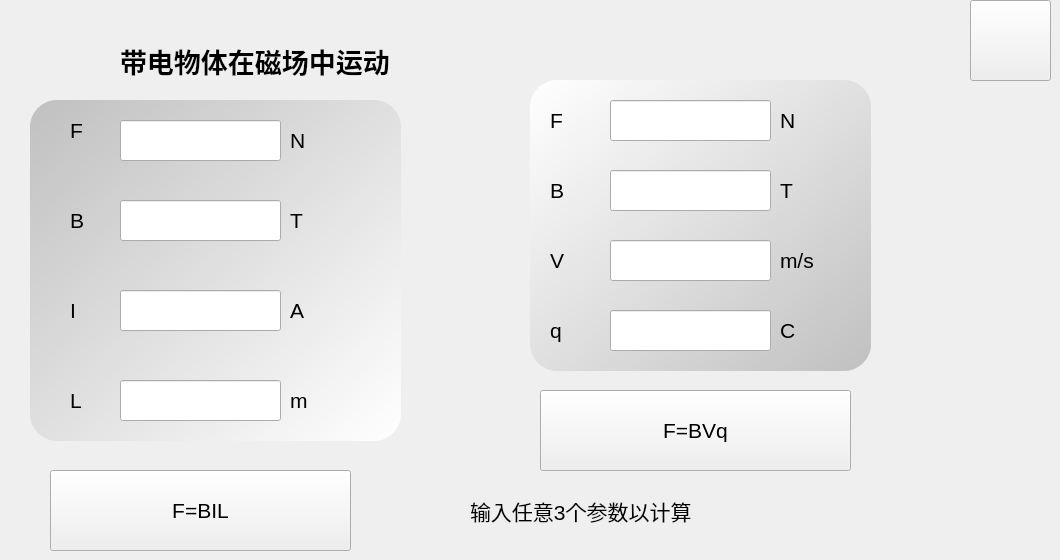
    <widget class="QWidget" name="magnetic">
     <widget class="QPushButton" name="magnetic_rt">
      <property name="geometry">
       <rect>
        <x>970</x>
        <y>0</y>
        <width>81</width>
        <height>81</height>
       </rect>
      </property>
      <property name="styleSheet">
       <string notr="true">QPushButton {
  background-image: url(D:/caculator/cal/rt.png);
}</string>
      </property>
      <property name="text">
       <string/>
      </property>
     </widget>
     <widget class="QLineEdit" name="magnetic_b1">
      <property name="geometry">
       <rect>
        <x>120</x>
        <y>200</y>
        <width>161</width>
        <height>41</height>
       </rect>
      </property>
      <property name="font">
       <font>
        <family>Arial</family>
        <pointsize>14</pointsize>
       </font>
      </property>
     </widget>
     <widget class="QLineEdit" name="magnetic_i">
      <property name="geometry">
       <rect>
        <x>120</x>
        <y>290</y>
        <width>161</width>
        <height>41</height>
       </rect>
      </property>
      <property name="font">
       <font>
        <family>Arial</family>
        <pointsize>14</pointsize>
       </font>
      </property>
     </widget>
     <widget class="QLineEdit" name="magnetic_l">
      <property name="geometry">
       <rect>
        <x>120</x>
        <y>380</y>
        <width>161</width>
        <height>41</height>
       </rect>
      </property>
      <property name="font">
       <font>
        <family>Arial</family>
        <pointsize>14</pointsize>
       </font>
      </property>
     </widget>
     <widget class="QLineEdit" name="magnetic_b2">
      <property name="geometry">
       <rect>
        <x>610</x>
        <y>170</y>
        <width>161</width>
        <height>41</height>
       </rect>
      </property>
      <property name="font">
       <font>
        <family>Arial</family>
        <pointsize>14</pointsize>
       </font>
      </property>
     </widget>
     <widget class="QLineEdit" name="magnetic_v">
      <property name="geometry">
       <rect>
        <x>610</x>
        <y>240</y>
        <width>161</width>
        <height>41</height>
       </rect>
      </property>
      <property name="font">
       <font>
        <family>Arial</family>
        <pointsize>14</pointsize>
       </font>
      </property>
     </widget>
     <widget class="QLineEdit" name="magnetic_q">
      <property name="geometry">
       <rect>
        <x>610</x>
        <y>310</y>
        <width>161</width>
        <height>41</height>
       </rect>
      </property>
      <property name="font">
       <font>
        <family>Arial</family>
        <pointsize>14</pointsize>
       </font>
      </property>
     </widget>
     <widget class="QPushButton" name="magnetic_1">
      <property name="geometry">
       <rect>
        <x>50</x>
        <y>470</y>
        <width>301</width>
        <height>81</height>
       </rect>
      </property>
      <property name="font">
       <font>
        <family>Arial</family>
        <pointsize>16</pointsize>
       </font>
      </property>
      <property name="styleSheet">
       <string notr="true">QPushButton {
  background-image: url(D:/caculator/cal/b3.png);
}</string>
      </property>
      <property name="text">
       <string>F=BIL</string>
      </property>
     </widget>
     <widget class="QPushButton" name="magnetic_2">
      <property name="geometry">
       <rect>
        <x>540</x>
        <y>390</y>
        <width>311</width>
        <height>81</height>
       </rect>
      </property>
      <property name="font">
       <font>
        <family>Arial</family>
        <pointsize>16</pointsize>
       </font>
      </property>
      <property name="styleSheet">
       <string notr="true">QPushButton {
  background-image: url(D:/caculator/cal/b3.png);
}</string>
      </property>
      <property name="text">
       <string>F=BVq</string>
      </property>
     </widget>
     <widget class="QLabel" name="magnetic_err">
      <property name="geometry">
       <rect>
        <x>470</x>
        <y>480</y>
        <width>541</width>
        <height>61</height>
       </rect>
      </property>
      <property name="font">
       <font>
        <family>Arial</family>
        <pointsize>16</pointsize>
       </font>
      </property>
      <property name="text">
       <string>输入任意3个参数以计算</string>
      </property>
     </widget>
     <widget class="QLabel" name="label_40">
      <property name="geometry">
       <rect>
        <x>70</x>
        <y>110</y>
        <width>21</width>
        <height>41</height>
       </rect>
      </property>
      <property name="font">
       <font>
        <family>Arial</family>
        <pointsize>16</pointsize>
       </font>
      </property>
      <property name="text">
       <string>F</string>
      </property>
     </widget>
     <widget class="QLineEdit" name="magnetic_f1">
      <property name="geometry">
       <rect>
        <x>120</x>
        <y>120</y>
        <width>161</width>
        <height>41</height>
       </rect>
      </property>
      <property name="font">
       <font>
        <family>Arial</family>
        <pointsize>14</pointsize>
       </font>
      </property>
     </widget>
     <widget class="QLineEdit" name="magnetic_f2">
      <property name="geometry">
       <rect>
        <x>610</x>
        <y>100</y>
        <width>161</width>
        <height>41</height>
       </rect>
      </property>
      <property name="font">
       <font>
        <family>Arial</family>
        <pointsize>14</pointsize>
       </font>
      </property>
     </widget>
     <widget class="QLabel" name="label_107">
      <property name="geometry">
       <rect>
        <x>70</x>
        <y>200</y>
        <width>21</width>
        <height>41</height>
       </rect>
      </property>
      <property name="font">
       <font>
        <family>Arial</family>
        <pointsize>16</pointsize>
       </font>
      </property>
      <property name="text">
       <string>B</string>
      </property>
     </widget>
     <widget class="QLabel" name="label_108">
      <property name="geometry">
       <rect>
        <x>70</x>
        <y>290</y>
        <width>21</width>
        <height>41</height>
       </rect>
      </property>
      <property name="font">
       <font>
        <family>Arial</family>
        <pointsize>16</pointsize>
       </font>
      </property>
      <property name="text">
       <string>I</string>
      </property>
     </widget>
     <widget class="QLabel" name="label_109">
      <property name="geometry">
       <rect>
        <x>70</x>
        <y>380</y>
        <width>21</width>
        <height>41</height>
       </rect>
      </property>
      <property name="font">
       <font>
        <family>Arial</family>
        <pointsize>16</pointsize>
       </font>
      </property>
      <property name="text">
       <string>L</string>
      </property>
     </widget>
     <widget class="QLabel" name="label_34">
      <property name="geometry">
       <rect>
        <x>120</x>
        <y>30</y>
        <width>401</width>
        <height>61</height>
       </rect>
      </property>
      <property name="font">
       <font>
        <family>Arial</family>
        <pointsize>20</pointsize>
        <weight>75</weight>
        <bold>true</bold>
       </font>
      </property>
      <property name="text">
       <string>带电物体在磁场中运动</string>
      </property>
     </widget>
     <widget class="QLabel" name="label_110">
      <property name="geometry">
       <rect>
        <x>550</x>
        <y>100</y>
        <width>21</width>
        <height>41</height>
       </rect>
      </property>
      <property name="font">
       <font>
        <family>Arial</family>
        <pointsize>16</pointsize>
       </font>
      </property>
      <property name="text">
       <string>F</string>
      </property>
     </widget>
     <widget class="QLabel" name="label_111">
      <property name="geometry">
       <rect>
        <x>550</x>
        <y>170</y>
        <width>21</width>
        <height>41</height>
       </rect>
      </property>
      <property name="font">
       <font>
        <family>Arial</family>
        <pointsize>16</pointsize>
       </font>
      </property>
      <property name="text">
       <string>B</string>
      </property>
     </widget>
     <widget class="QLabel" name="label_112">
      <property name="geometry">
       <rect>
        <x>550</x>
        <y>240</y>
        <width>21</width>
        <height>41</height>
       </rect>
      </property>
      <property name="font">
       <font>
        <family>Arial</family>
        <pointsize>16</pointsize>
       </font>
      </property>
      <property name="text">
       <string>V</string>
      </property>
     </widget>
     <widget class="QLabel" name="label_113">
      <property name="geometry">
       <rect>
        <x>550</x>
        <y>310</y>
        <width>21</width>
        <height>41</height>
       </rect>
      </property>
      <property name="font">
       <font>
        <family>Arial</family>
        <pointsize>16</pointsize>
       </font>
      </property>
      <property name="text">
       <string>q</string>
      </property>
     </widget>
     <widget class="QLabel" name="label_37">
      <property name="geometry">
       <rect>
        <x>290</x>
        <y>120</y>
        <width>41</width>
        <height>41</height>
       </rect>
      </property>
      <property name="font">
       <font>
        <family>Arial</family>
        <pointsize>16</pointsize>
       </font>
      </property>
      <property name="text">
       <string>N</string>
      </property>
     </widget>
     <widget class="QLabel" name="label_38">
      <property name="geometry">
       <rect>
        <x>290</x>
        <y>200</y>
        <width>41</width>
        <height>41</height>
       </rect>
      </property>
      <property name="font">
       <font>
        <family>Arial</family>
        <pointsize>16</pointsize>
       </font>
      </property>
      <property name="text">
       <string>T</string>
      </property>
     </widget>
     <widget class="QLabel" name="label_39">
      <property name="geometry">
       <rect>
        <x>290</x>
        <y>290</y>
        <width>41</width>
        <height>41</height>
       </rect>
      </property>
      <property name="font">
       <font>
        <family>Arial</family>
        <pointsize>16</pointsize>
       </font>
      </property>
      <property name="text">
       <string>A</string>
      </property>
     </widget>
     <widget class="QLabel" name="label_41">
      <property name="geometry">
       <rect>
        <x>290</x>
        <y>380</y>
        <width>41</width>
        <height>41</height>
       </rect>
      </property>
      <property name="font">
       <font>
        <family>Arial</family>
        <pointsize>16</pointsize>
       </font>
      </property>
      <property name="text">
       <string>m</string>
      </property>
     </widget>
     <widget class="QLabel" name="label_114">
      <property name="geometry">
       <rect>
        <x>780</x>
        <y>100</y>
        <width>41</width>
        <height>41</height>
       </rect>
      </property>
      <property name="font">
       <font>
        <family>Arial</family>
        <pointsize>16</pointsize>
       </font>
      </property>
      <property name="text">
       <string>N</string>
      </property>
     </widget>
     <widget class="QLabel" name="label_115">
      <property name="geometry">
       <rect>
        <x>780</x>
        <y>170</y>
        <width>41</width>
        <height>41</height>
       </rect>
      </property>
      <property name="font">
       <font>
        <family>Arial</family>
        <pointsize>16</pointsize>
       </font>
      </property>
      <property name="text">
       <string>T</string>
      </property>
     </widget>
     <widget class="QLabel" name="label_116">
      <property name="geometry">
       <rect>
        <x>780</x>
        <y>310</y>
        <width>41</width>
        <height>41</height>
       </rect>
      </property>
      <property name="font">
       <font>
        <family>Arial</family>
        <pointsize>16</pointsize>
       </font>
      </property>
      <property name="text">
       <string>C</string>
      </property>
     </widget>
     <widget class="QLabel" name="label_117">
      <property name="geometry">
       <rect>
        <x>780</x>
        <y>240</y>
        <width>51</width>
        <height>41</height>
       </rect>
      </property>
      <property name="font">
       <font>
        <family>Arial</family>
        <pointsize>16</pointsize>
       </font>
      </property>
      <property name="text">
       <string>m/s</string>
      </property>
     </widget>
     <widget class="QLabel" name="label_118">
      <property name="geometry">
       <rect>
        <x>30</x>
        <y>100</y>
        <width>371</width>
        <height>341</height>
       </rect>
      </property>
      <property name="styleSheet">
       <string notr="true">background-color: qlineargradient(spread:pad, x1:0, y1:0, x2:1, y2:1, stop:0 rgba(192, 192, 192, 255,100), stop:1 rgba(255, 255, 255, 255,100));
  border-radius: 27px;</string>
      </property>
      <property name="text">
       <string/>
      </property>
     </widget>
     <widget class="QLabel" name="label_119">
      <property name="geometry">
       <rect>
        <x>530</x>
        <y>80</y>
        <width>341</width>
        <height>291</height>
       </rect>
      </property>
      <property name="styleSheet">
       <string notr="true">background-color: qlineargradient(spread:pad, x1:0, y1:0, x2:1, y2:1, stop:0 rgba(255, 255, 255, 255,100), stop:1 rgba(192, 192, 192, 255,100));
  border-radius: 27px;</string>
      </property>
      <property name="text">
       <string/>
      </property>
     </widget>
     <zorder>label_119</zorder>
     <zorder>label_118</zorder>
     <zorder>magnetic_rt</zorder>
     <zorder>magnetic_b1</zorder>
     <zorder>magnetic_i</zorder>
     <zorder>magnetic_l</zorder>
     <zorder>magnetic_b2</zorder>
     <zorder>magnetic_v</zorder>
     <zorder>magnetic_q</zorder>
     <zorder>magnetic_1</zorder>
     <zorder>magnetic_2</zorder>
     <zorder>magnetic_err</zorder>
     <zorder>label_40</zorder>
     <zorder>magnetic_f1</zorder>
     <zorder>magnetic_f2</zorder>
     <zorder>label_107</zorder>
     <zorder>label_108</zorder>
     <zorder>label_109</zorder>
     <zorder>label_34</zorder>
     <zorder>label_110</zorder>
     <zorder>label_111</zorder>
     <zorder>label_112</zorder>
     <zorder>label_113</zorder>
     <zorder>label_37</zorder>
     <zorder>label_38</zorder>
     <zorder>label_39</zorder>
     <zorder>label_41</zorder>
     <zorder>label_114</zorder>
     <zorder>label_115</zorder>
     <zorder>label_116</zorder>
     <zorder>label_117</zorder>
    </widget>
